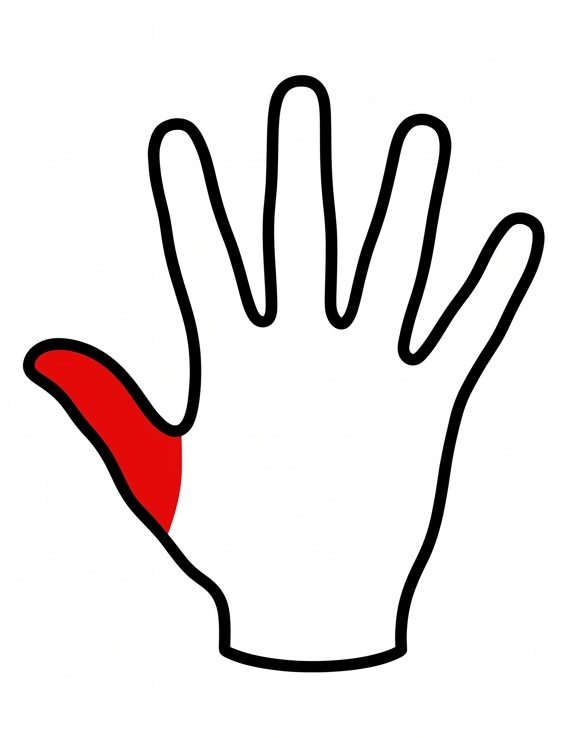
#> input picture examples/MEG-localizer2/stimuli/hands/f1.jpg, 568 x 738 px; its folder holds 4 pictures in this run
$ python make_stimuli.py
#> lines starting #> are read from the running program, lines starting #| are printed output that depends on the picture; after the words box and inside, x2 and y2 are one past the last pixel; in counts of white or black regions, pixels touching at a corner belong together
#!/usr/bin/env python3
"""Make the presented pictures, ../f1.jpg ... ../f5.jpg, from the full-size cuts here.

The cuts are black outlines on white. The program runs on a mid-grey
background (so that the photodiode square, drawn in white, stands out), so the
white *around* each hand is repainted to that grey, while the white *inside*
the outline stays white: the outside is the light region connected to the
image border, found by flood fill. The hands' outlines are closed, which is
what keeps the fill out; the script stops if the fill takes the whole picture.

The recolouring is done at full size and the result is then scaled down, so
the outline's edge is antialiased against the grey rather than against white.

Usage: python3 make_stimuli.py [--size 187x244] [--grey 128]
"""
import argparse
import sys
from pathlib import Path

import numpy as np
from PIL import Image
from scipy import ndimage

HERE = Path(__file__).resolve().parent
OUT = HERE.parent


def grey_background(img, grey, threshold):
    """Return img with the light region connected to its border set to grey."""
#> called with grey = 128, threshold = 128
    rgb = np.asarray(img.convert("RGB")).copy()
#> rgb is the input picture: shape (738, 568, 3); mean R, G, B 233.1, 228, 227.9
    light = np.asarray(img.convert("L")) >= threshold
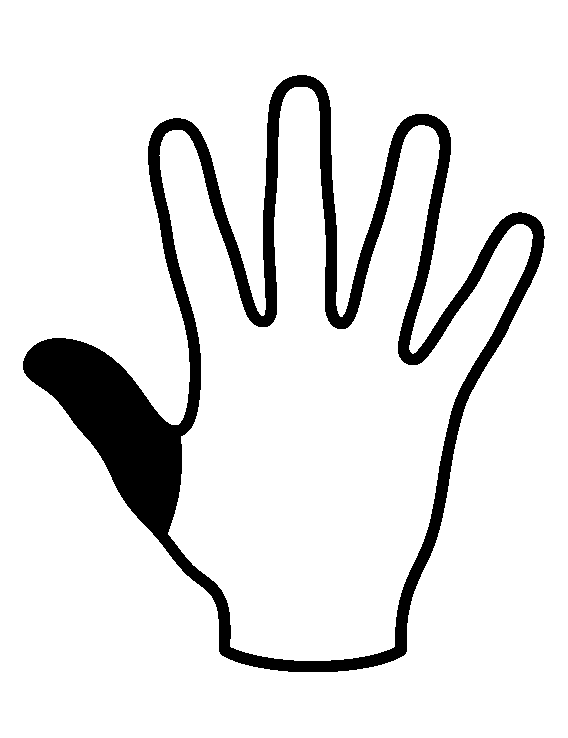
#> light: shape (738, 568) bool; 89.5% white; 1 black region, box (x1, y1, x2, y2) and area: (23, 75, 545, 672) 44149
    labels, _ = ndimage.label(light)
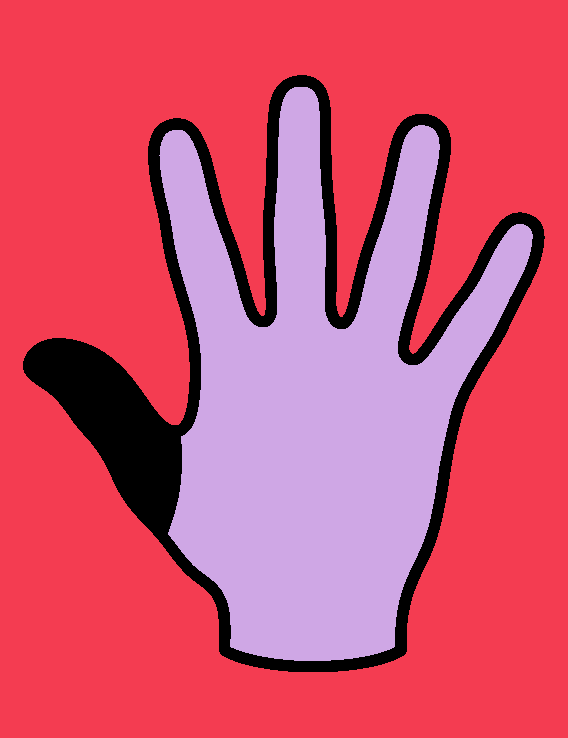
#> labels: shape (738, 568) int32; 3 distinct labels, from 0 to 2; one colour per label, 0 black
    edge = np.concatenate([labels[0], labels[-1], labels[:, 0], labels[:, -1]])
#> edge = 2612 values from 1 to 1
    outside = np.isin(labels, np.unique(edge[edge != 0]))
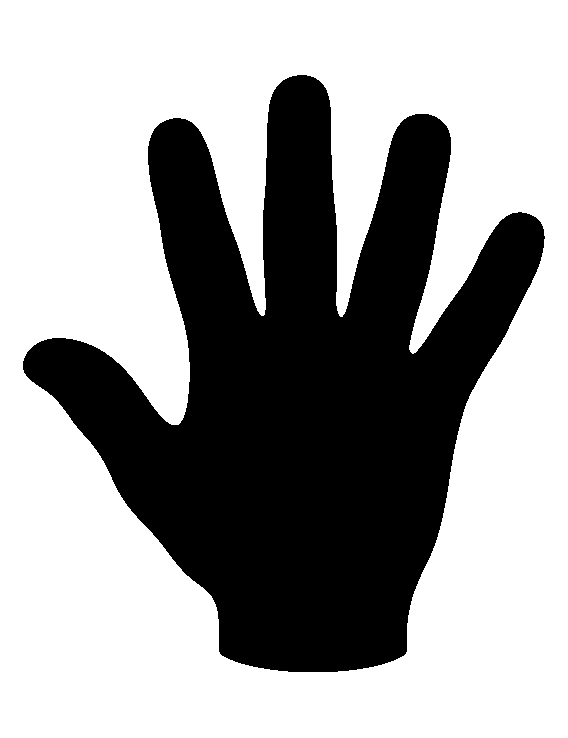
#> outside: shape (738, 568) bool; 63.4% white; 1 black region, box (x1, y1, x2, y2) and area: (23, 75, 545, 672) 153608
    inside = light & ~outside
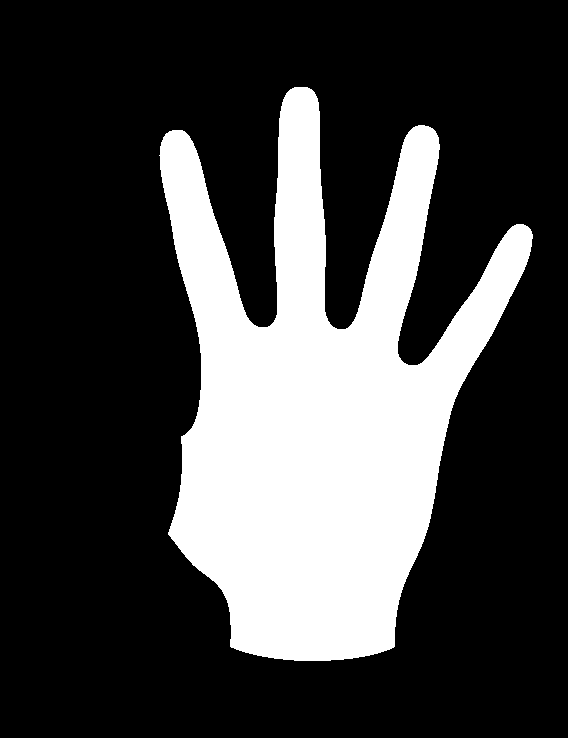
#> inside: shape (738, 568) bool; 26.1% white; 1 white region, box (x1, y1, x2, y2) and area: (159, 87, 533, 661) 109459
    if inside.mean() < 0.05:
        raise ValueError("the fill reached the inside of the hand: is the outline open?")
    rgb[outside] = grey
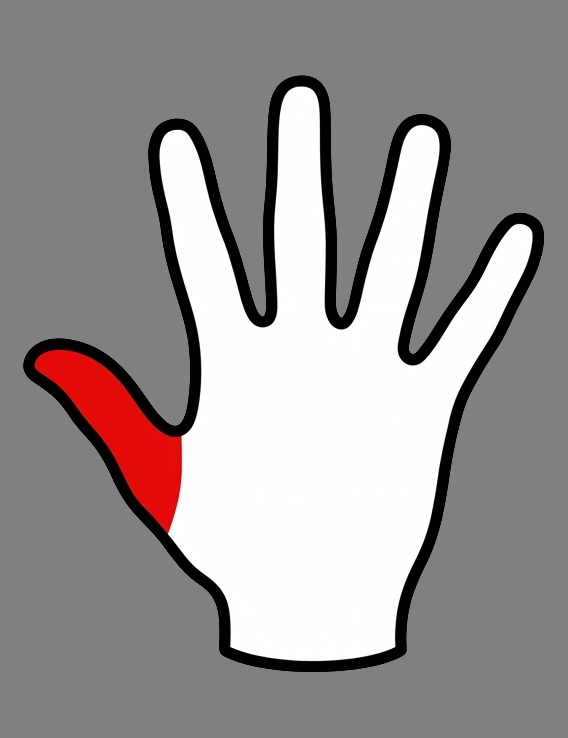
#> rgb: shape (738, 568, 3); mean R, G, B 153.2, 148.1, 148
    return Image.fromarray(rgb), outside.mean(), inside.mean()


def main():
    ap = argparse.ArgumentParser(description=__doc__.splitlines()[0])
    ap.add_argument("--size", default="187x244", help="output size WxH (default 187x244)")
    ap.add_argument("--grey", type=int, default=128,
                    help="background grey level; must match control.Gray in main.go (default 128)")
    ap.add_argument("--threshold", type=int, default=128,
                    help="grey level at or above which a pixel counts as background (default 128)")
    args = ap.parse_args()
    w, h = (int(v) for v in args.size.lower().split("x"))

    for n in range(1, 6):
        src = HERE / f"f{n}.jpg"
        try:
            img, out_frac, in_frac = grey_background(Image.open(src), args.grey, args.threshold)
#> out_frac = 0.634; in_frac = 0.261
        except ValueError as e:
            sys.exit(f"{src.name}: {e}")
        dst = OUT / src.name
        img.resize((w, h), Image.LANCZOS).save(dst, quality=95)
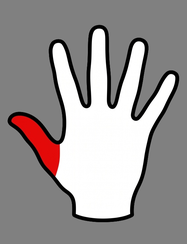
#> saved as f1.jpg: PIL image 187x244 RGB; mean R, G, B 153.3, 148.2, 148.1
        print(f"{dst.relative_to(HERE.parent.parent)}: {w}x{h}, "
              f"background {100 * out_frac:.1f}% -> grey {args.grey}, inside {100 * in_frac:.1f}% kept")
#| stimuli/f1.jpg: 187x244, background 63.4% -> grey 128, inside 26.1% kept
#> pass 2 of the loop in main, `for n in range(1, 6):`:
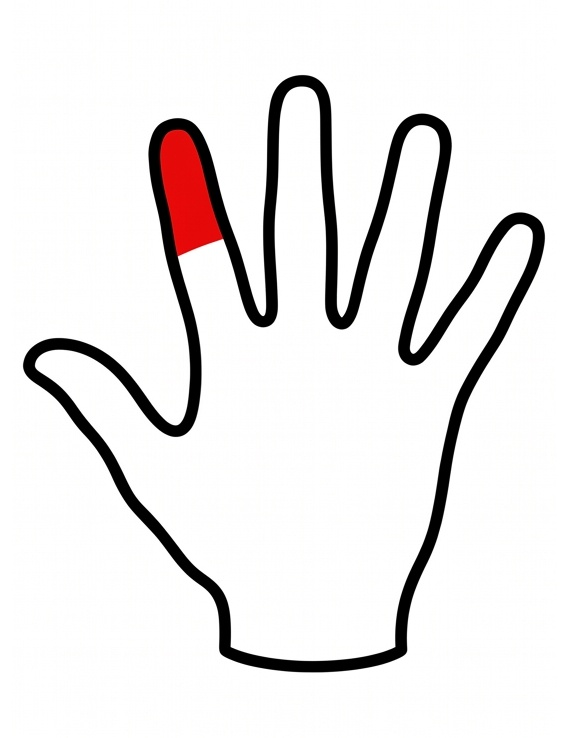
#> input picture examples/MEG-localizer2/stimuli/hands/f2.jpg, 568 x 738 px
#> in grey_background, rgb is the input picture: shape (738, 568, 3); mean R, G, B 233.5, 231, 230.9
#> light: shape (738, 568) bool; 90.7% white; 1 black region, box (x1, y1, x2, y2) and area: (23, 75, 545, 672) 39094
#> in grey_background (call 2), `labels, _ = ndimage.label(light)`:
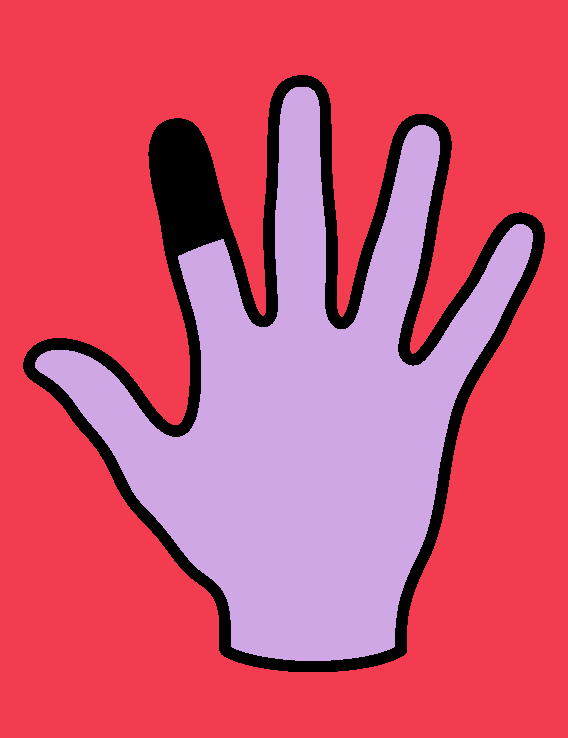
#> labels: shape (738, 568) int32; 3 distinct labels, from 0 to 2; one colour per label, 0 black
#> outside: shape (738, 568) bool; 63.4% white; 1 black region, box (x1, y1, x2, y2) and area: (23, 75, 545, 672) 153523
#> inside: shape (738, 568) bool; 27.3% white; 1 white region, box (x1, y1, x2, y2) and area: (35, 87, 533, 661) 114429
#> in_frac = 0.273
#> in main, `img.resize((w, h), Image.LANCZOS).save(dst, quality=95)`:
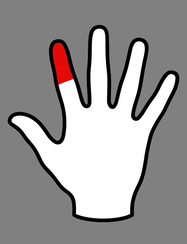
#> saved as f2.jpg: PIL image 187x244 RGB; mean R, G, B 153.7, 151.1, 151.1
#| stimuli/f2.jpg: 187x244, background 63.4% -> grey 128, inside 27.3% kept
#> pass 3 of the loop in main, `for n in range(1, 6):`:
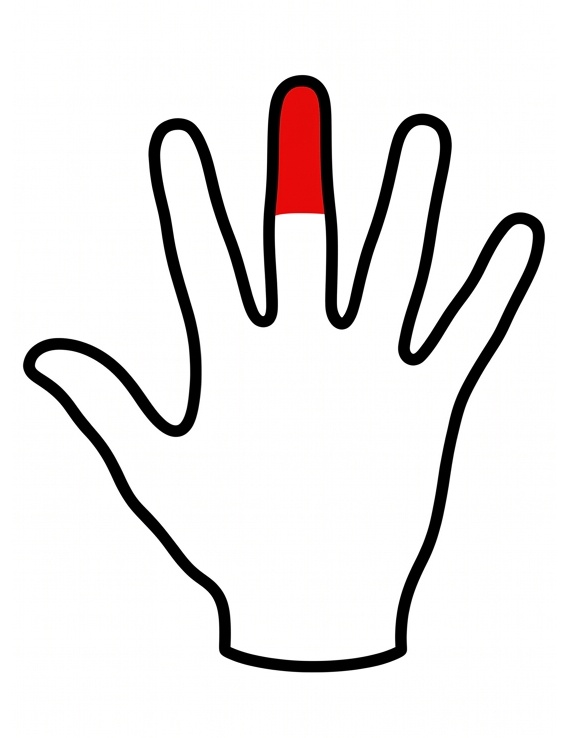
#> input picture examples/MEG-localizer2/stimuli/hands/f3.jpg, 568 x 738 px
#> in grey_background, rgb is the input picture: shape (738, 568, 3); mean R, G, B 233.5, 230.9, 230.8
#> light: shape (738, 568) bool; 90.6% white; 1 black region, box (x1, y1, x2, y2) and area: (23, 75, 545, 672) 39420
#> in grey_background (call 3), `labels, _ = ndimage.label(light)`:
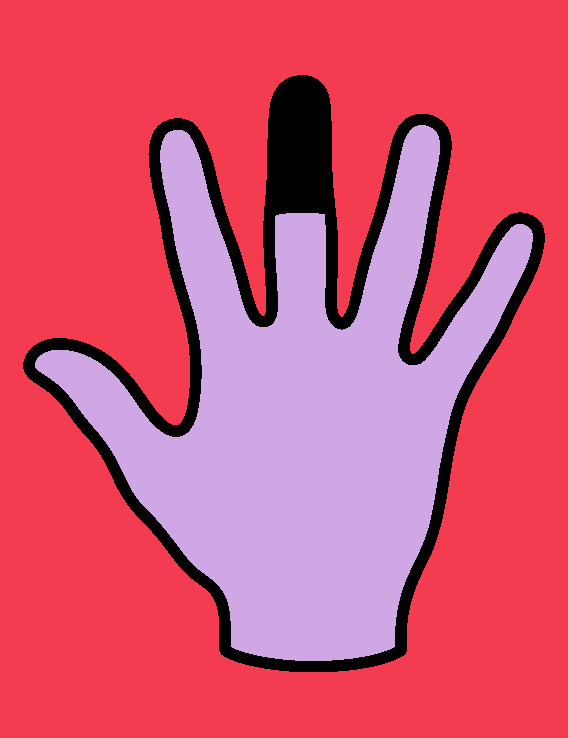
#> labels: shape (738, 568) int32; 3 distinct labels, from 0 to 2; one colour per label, 0 black
#> outside: shape (738, 568) bool; 63.4% white; 1 black region, box (x1, y1, x2, y2) and area: (23, 75, 545, 672) 153501
#> inside: shape (738, 568) bool; 27.2% white; 1 white region, box (x1, y1, x2, y2) and area: (35, 125, 533, 661) 114081
#> in_frac = 0.272
#> in main, `img.resize((w, h), Image.LANCZOS).save(dst, quality=95)`:
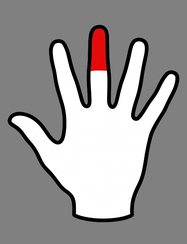
#> saved as f3.jpg: PIL image 187x244 RGB; mean R, G, B 153.6, 151, 150.9
#| stimuli/f3.jpg: 187x244, background 63.4% -> grey 128, inside 27.2% kept
#> the loop made 5 passes; the first 3 are shown


if __name__ == "__main__":
#> (the run stopped early here; a loop or call above may not have finished)
